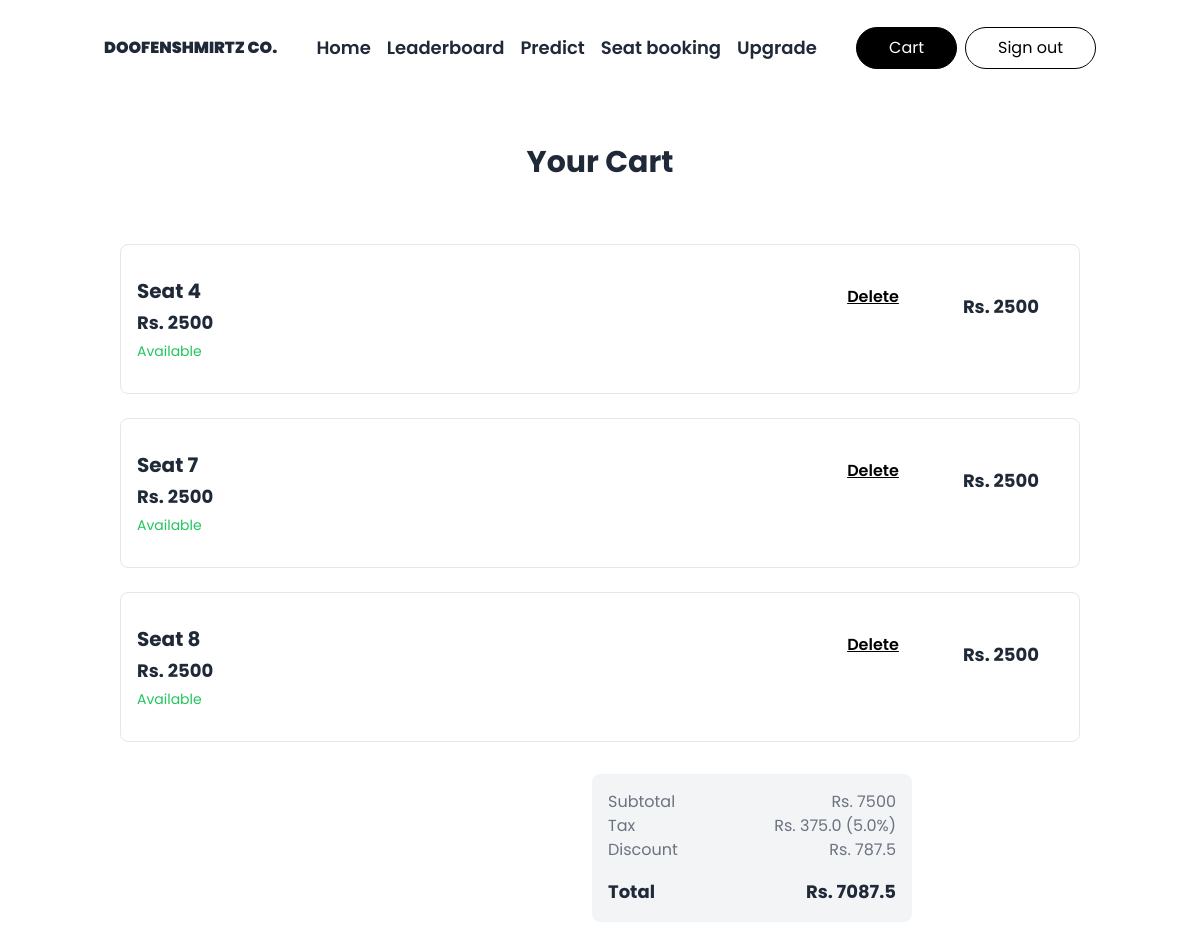
/cart (signed in), run on the app's committed database.
### hack/models.py (models this page shows)
class Seat(db.Model):
    id = db.Column(db.Integer, primary_key=True)
    taken = db.Column(db.Boolean, default=False)
    price = db.Column(db.Integer)
    category = db.Column(db.String)
    buyer = db.Column(db.Integer, db.ForeignKey('user.id'))
    stadium = db.Column(db.Integer, db.ForeignKey('stadium.id'))

### app.py (the view)
@app.route('/cart')
def cart():
    total = 0
    subtotal = 0
    interest = 0
    for s in current_user.seats_bought:
        subtotal += s.price
    if subtotal > 5000:
        interest = 5/100
        total = subtotal + subtotal * interest
    else:
        interest = 15/100
        total = subtotal + subtotal * interest
    premium = total - 5/100 * total
    pro = total - 10/100 * total
    elite = total - 14/100 * total
    return render_template('cart.html', total=total, key=app.config['STRIPE_PUBLISHABLE_KEY'], tax=interest, subtotal=subtotal, premium=premium, pro=pro, elite=elite)

### hack/models.py (called while the page is built)
@login_manager.user_loader
def load_user(user_id):
    return User.query.get(user_id)

### hack/templates/cart.html (shortened to what this page needs)
{% extends 'base.html' %}
{% block content %}
<div class="bg-white py-6 sm:py-8 lg:py-12">
    <div class="mx-auto max-w-screen-lg px-4 md:px-8">
      <div class="mb-6 sm:mb-10 lg:mb-16">
        <h2 class="mb-4 text-center text-2xl font-bold text-gray-800 md:mb-6 lg:text-3xl">Your Cart</h2>
      </div>
      <div class="mb-6 flex flex-col gap-4 sm:mb-8 md:gap-6">
        {% for s in current_user.seats_bought %}
        <div class="flex flex-wrap gap-x-4 overflow-hidden rounded-lg border sm:gap-y-4 lg:gap-6 p-4">
            <div class="flex flex-1 flex-col justify-between py-4">
              <div>
                <span class="mb-1 inline-block text-lg font-bold text-gray-800 transition duration-100 hover:text-gray-500 lg:text-xl">Seat {{s.id}}</span>
              </div>
              <div>
                <span class="mb-1 block font-bold text-gray-800 md:text-lg">Rs. {{s.price}}</span>
                <span class="flex items-center gap-1 text-sm text-green-500">
                  Available
                </span>
              </div>
            </div>
            <div class="flex w-full justify-between border-t p-4 sm:w-auto sm:border-none sm:pl-0 lg:p-6 lg:pl-0">
              <div class="flex flex-col items-start gap-2">
                <a href="/deleteseat/{{s.id}}" class="select-none text-md font-semibold underline cursor-pointer transition duration-100">Delete</a>
              </div>
              <div class="ml-4 pt-3 md:ml-8 md:pt-2 lg:ml-16">
                <span class="block font-bold text-gray-800 md:text-lg">Rs. {{s.price}}</span>
              </div>
            </div>
          </div>
        {% endfor %}
        </div>
      </div>
      <div class="flex flex-col items-end gap-4">
        <div class="w-full rounded-lg bg-gray-100 p-4 sm:max-w-xs mr-72">
          {% if subtotal > 0 %}
          <div class="flex justify-between gap-4 text-gray-500">
            <span>Subtotal</span>
            <span>Rs. {{subtotal}}</span>
          </div>
          <div class="flex justify-between text-gray-500">
            <span>Tax</span>
            <span>Rs. {{total-subtotal}} ({{tax*100}}%)</span>
          </div>
          {% if current_user.membership == 'Pro'  %}
          <div class="flex justify-between text-gray-500">
            <span>Discount</span>
            <span>Rs. {{total-pro}}</span>
          </div>
          {% endif %}
          {% endif %}
          <div class="mt-2 pt-2">
            <div class="flex items-start justify-between gap-4 text-gray-800">
              <span class="text-lg font-bold">Total</span>
              <span class="flex flex-col items-end">
                {% if current_user.membership == "Pro" %}
                <span class="text-lg font-bold">Rs. {{pro}}</span>
                {% endif %}
              </span>
            </div>
          </div>
        </div>
      </div>
    </div>
{% endblock content %}

### data on the page
Seat: id "4", price "2500"
Seat: id "7", price "2500"
Seat: id "8", price "2500"

### other printed values
{{ subtotal }} "7500"
{{ total-subtotal }} "375.0"
{{ tax*100 }} "5.0"
{{ total-pro }} "787.5"
{{ pro }} "7087.5"
